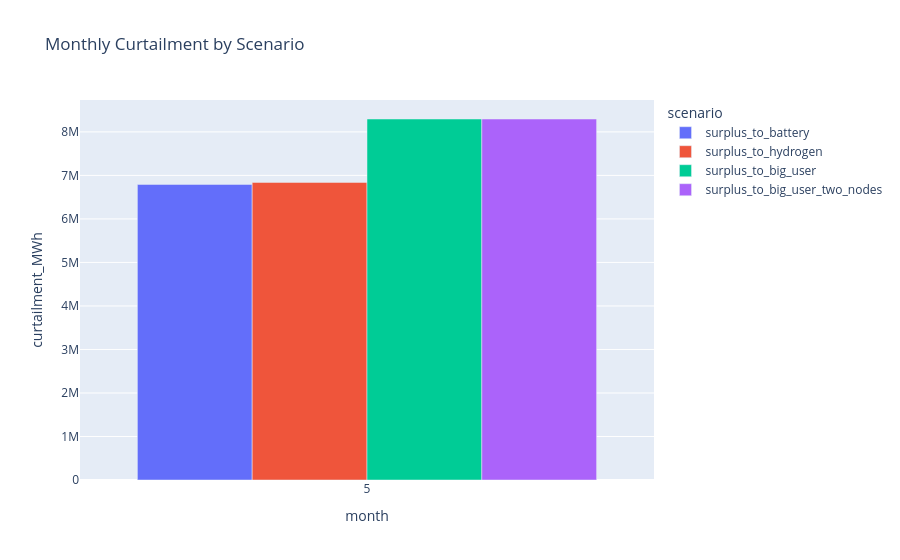

Write notebook code for a chart like this one.
### Code cell
from pathlib import Path

curt_frames = []

for sc in scenario_meta.keys():
    nc = Path("results") / f"{sc}_results.nc"
    if not nc.exists():
        continue

    m = calliope.read_netcdf(str(nc))

    c = m.results.flow_in.sel(techs="curtailment", carriers="power").fillna(0)

    # Collapse non-time dims if present (e.g., nodes)
    for d in [d for d in c.dims if d != "timesteps"]:
        c = c.sum(d)

    monthly = c.groupby("timesteps.month").sum().to_series()

    curt_frames.append(
        pd.DataFrame(
            {"month": monthly.index, "curtailment_MWh": monthly.values, "scenario": sc}
        )
    )

if curt_frames:
    df_monthly_curt = pd.concat(curt_frames, ignore_index=True)
    fig = px.bar(
        df_monthly_curt,
        x="month",
        y="curtailment_MWh",
        color="scenario",
        barmode="group",
        title="Monthly Curtailment by Scenario",
    )
    fig.show()
else:
    print("No curtailment data available to plot.")

### Figure 1 — Plotly figure (JSON) as saved in the notebook; plotly's stock layout.template omitted (floating-point values rounded to 4 significant figures)
{"data": [{"alignmentgroup": "True", "hovertemplate": "scenario=surplus_to_battery<br>month=%{x}<br>curtailment_MWh=%{y}<extra></extra>", "legendgroup": "surplus_to_battery", "marker": {"color": "#636efa", "pattern": {"shape": ""}}, "name": "surplus_to_battery", "offsetgroup": "surplus_to_battery", "orientation": "v", "showlegend": true, "textposition": "auto", "type": "bar", "x": [5], "xaxis": "x", "y": [6792000.0], "yaxis": "y"}, {"alignmentgroup": "True", "hovertemplate": "scenario=surplus_to_hydrogen<br>month=%{x}<br>curtailment_MWh=%{y}<extra></extra>", "legendgroup": "surplus_to_hydrogen", "marker": {"color": "#EF553B", "pattern": {"shape": ""}}, "name": "surplus_to_hydrogen", "offsetgroup": "surplus_to_hydrogen", "orientation": "v", "showlegend": true, "textposition": "auto", "type": "bar", "x": [5], "xaxis": "x", "y": [6839000.0], "yaxis": "y"}, {"alignmentgroup": "True", "hovertemplate": "scenario=surplus_to_big_user<br>month=%{x}<br>curtailment_MWh=%{y}<extra></extra>", "legendgroup": "surplus_to_big_user", "marker": {"color": "#00cc96", "pattern": {"shape": ""}}, "name": "surplus_to_big_user", "offsetgroup": "surplus_to_big_user", "orientation": "v", "showlegend": true, "textposition": "auto", "type": "bar", "x": [5], "xaxis": "x", "y": [8296000.0], "yaxis": "y"}, {"alignmentgroup": "True", "hovertemplate": "scenario=surplus_to_big_user_two_nodes<br>month=%{x}<br>curtailment_MWh=%{y}<extra></extra>", "legendgroup": "surplus_to_big_user_two_nodes", "marker": {"color": "#ab63fa", "pattern": {"shape": ""}}, "name": "surplus_to_big_user_two_nodes", "offsetgroup": "surplus_to_big_user_two_nodes", "orientation": "v", "showlegend": true, "textposition": "auto", "type": "bar", "x": [5], "xaxis": "x", "y": [8296000.0], "yaxis": "y"}], "layout": {"barmode": "group", "legend": {"title": {"text": "scenario"}, "tracegroupgap": 0}, "title": {"text": "Monthly Curtailment by Scenario"}, "xaxis": {"anchor": "y", "domain": [0, 1], "title": {"text": "month"}}, "yaxis": {"anchor": "x", "domain": [0, 1], "title": {"text": "curtailment_MWh"}}}}
